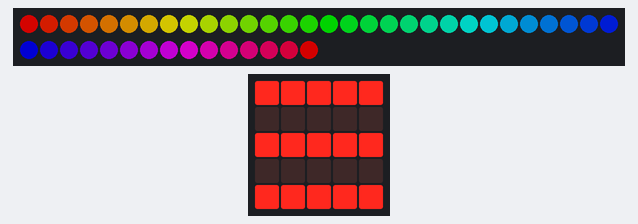
Simulated run of this program. Board: BBC micro:bit (MakeCode). Parts: 45 RGB LEDs in strip order, left to right, continuing on the next row, the board's 5×5 LED display. Dim RGB values are drawn brighter than linear.

Above: at 0.2 s.
At 4.72 s:
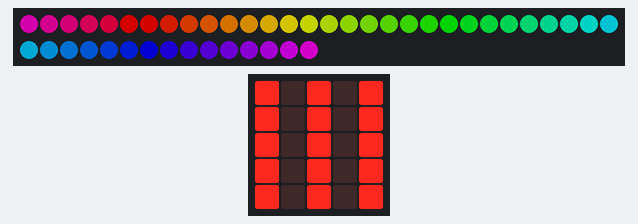
At 9.65 s:
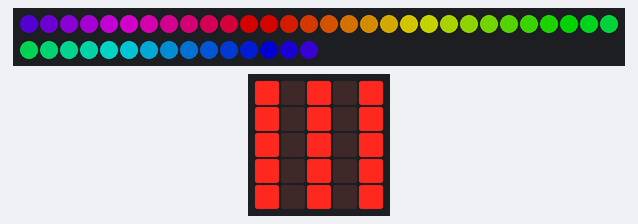
At 19.5 s:
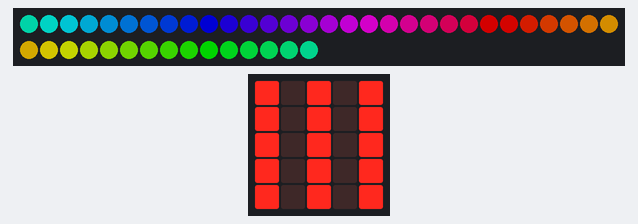
At 29.36 s:
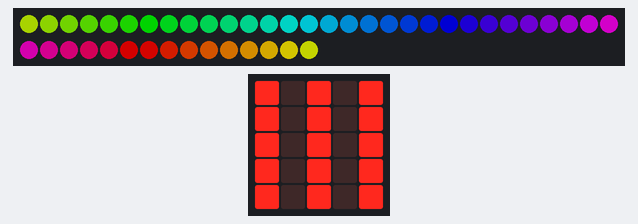
At 39.22 s:
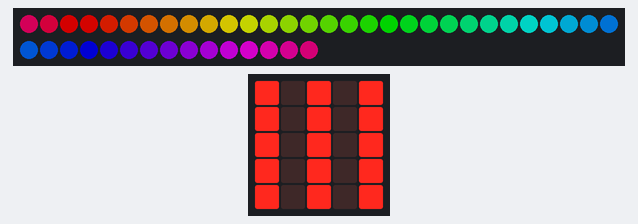

Measured:
- what the display in image 1 shows lasts 0.4 s, from 4.5 s to 4.9 s

The program:

main.ts
```typescript
let strip = neopixel.create(DigitalPin.P0, 45, NeoPixelMode.RGB)
strip.showRainbow(1, 360)
basic.forever(function () {
    strip.rotate(1)
    basic.showLeds(`
        # # # # #
        . . . . .
        # # # # #
        . . . . .
        # # # # #
        `)
    strip.show()
    basic.showLeds(`
        # . # . #
        # . # . #
        # . # . #
        # . # . #
        # . # . #
        `)
})
```

test.ts
```typescript
// tests gaan hier; deze zal niet worden gecompileerd wanneer dit pakket wordt gebruikt als extensie.
```
